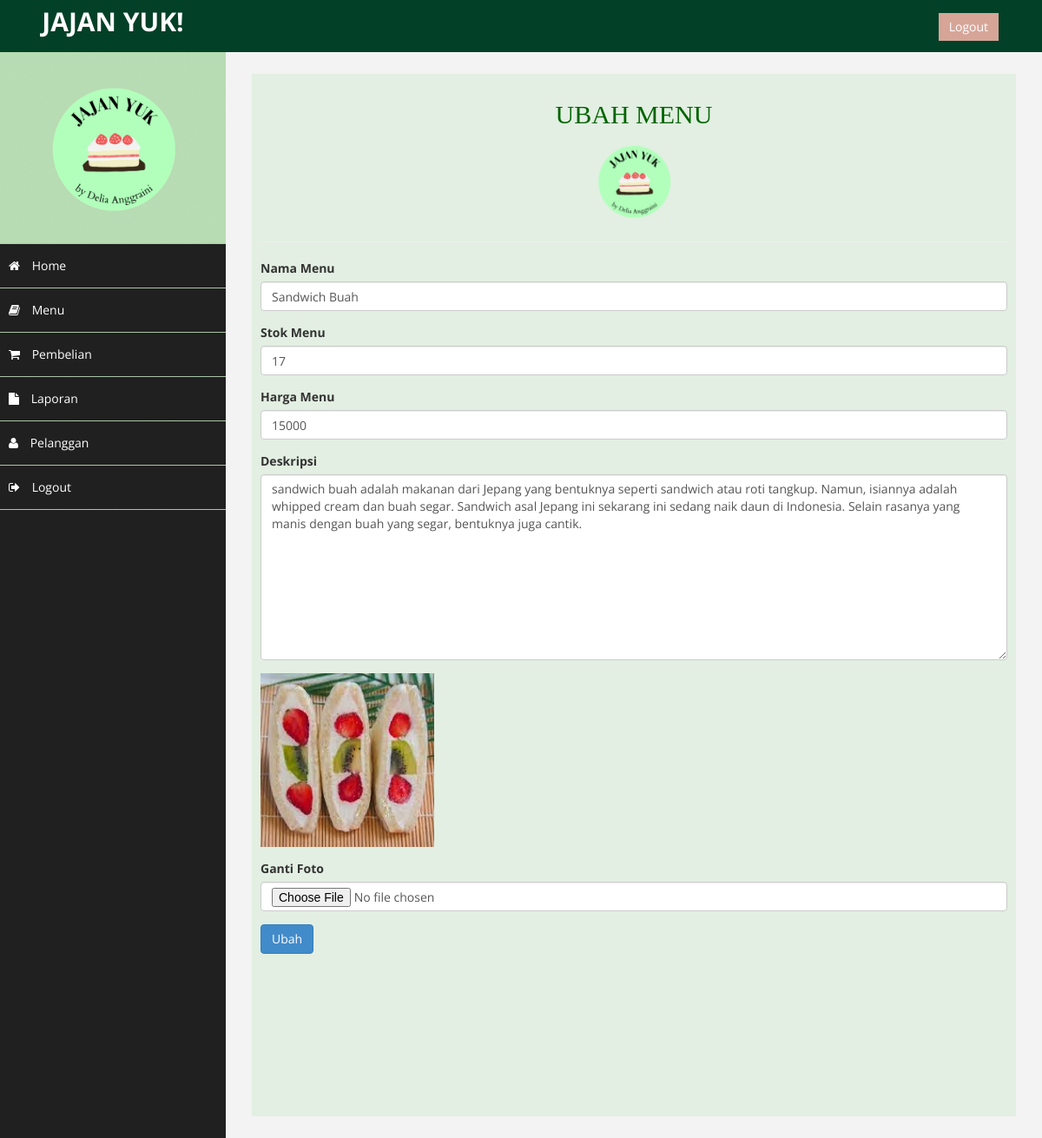
The page /jajanyuk/admin/index.php?halaman=ubahproduk&id=1 (signed in) on the database its author committed.
### tables this page shows
CREATE TABLE `data_menu` (
  `id_menu` int(11) NOT NULL,
  `nama_menu` varchar(100) NOT NULL,
  `stok_menu` int(5) NOT NULL,
  `harga_menu` int(20) NOT NULL,
  `deskripsi_menu` text NOT NULL,
  `foto_menu` varchar(100) NOT NULL
);

### jajanyuk/admin/ubahproduk.php (the view, shortened to what this page needs)
<h2><center>UBAH MENU</center></h2>
<center><img src="foto/logoo 2.png" alt="" class="img-responsive" height="100" width="100"/></center>
<hr color="black">
<link rel="stylesheet"  href="css/style.css"  type="text/css">
<?php
$ambil=$koneksi->query("SELECT *FROM data_menu WHERE id_menu='$_GET[id]'");
$pecah=$ambil->fetch_assoc();
?>
<form method="post" enctype="multipart/form-data">
	<div class="form-group">
		<label>Nama Menu</label>
		<input type="text" name="nama" class="form-control" value="<?php echo $pecah['nama_menu'];?>">
	</div>
	<div class="form-group">
		<label>Stok Menu</label>
		<input type="number" class="form-control" name="stok" value="<?php echo $pecah['stok_menu'];?>">
	</div>
	<div class="form-group">
		<label>Harga Menu</label>
		<input type="number" class="form-control" name="harga" value="<?php echo $pecah['harga_menu'];?>">
	</div>
	<div class="form-group">
		<label>Deskripsi</label>
		<textarea class="form-control" name="deskripsi" rows="10" ><?php echo $pecah['deskripsi_menu'];?></textarea>
	</div>
	<div class="form-group">
		<img src="../fotoproduk/<?php echo $pecah['foto_menu']?>" width="200">
	</div>
	<div class="form-group">
		<label>Ganti Foto</label>
		<input type="file" name="foto" class="form-control">
	</div>
	<button class="btn btn-primary" name="ubah">Ubah</button>
</form>

### jajanyuk/admin/css/style.css (style rules this page uses)
h2 { text-decoration: bold; font-family: "georgia", times, serif; color: #006400; }

### jajanyuk/admin/assets/css/custom.css (style rules this page uses)
body { font-family: 'Open Sans', sans-serif; }
h2 { color: #f00; }

### rows shown on the page
data_menu: nama "Sandwich Buah", stok "17", harga "15000", deskripsi "sandwich buah adalah makanan dari Jepang yang bentuknya seperti sandwich atau roti tangkup. Namun, isiannya adalah whipped cream dan buah segar. Sandwich asal Jepang ini sekarang ini sedang naik daun di Indonesia. Selain rasanya yang manis dengan buah yang segar, bentuknya juga cantik.", foto_menu (picture)
